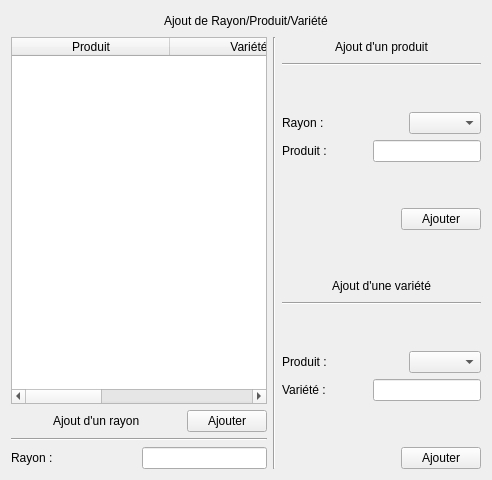
      <widget class="QWidget" name="tabAjout">
       <attribute name="title">
        <string>Ajout Produit</string>
       </attribute>
       <layout class="QVBoxLayout" name="verticalLayout_5">
        <item>
         <layout class="QHBoxLayout" name="horizontalLayout_6">
          <item>
           <spacer name="horizontalSpacer_16">
            <property name="orientation">
             <enum>Qt::Horizontal</enum>
            </property>
            <property name="sizeHint" stdset="0">
             <size>
              <width>40</width>
              <height>20</height>
             </size>
            </property>
           </spacer>
          </item>
          <item>
           <widget class="QLabel" name="label_23">
            <property name="text">
             <string>Ajout de Rayon/Produit/Variété</string>
            </property>
           </widget>
          </item>
          <item>
           <spacer name="horizontalSpacer_17">
            <property name="orientation">
             <enum>Qt::Horizontal</enum>
            </property>
            <property name="sizeHint" stdset="0">
             <size>
              <width>40</width>
              <height>20</height>
             </size>
            </property>
           </spacer>
          </item>
         </layout>
        </item>
        <item>
         <layout class="QHBoxLayout" name="horizontalLayout_22">
          <item>
           <layout class="QVBoxLayout" name="verticalLayout_2">
            <item>
             <widget class="QTableWidget" name="tableWidgetProduit">
              <property name="alternatingRowColors">
               <bool>true</bool>
              </property>
              <attribute name="horizontalHeaderCascadingSectionResizes">
               <bool>false</bool>
              </attribute>
              <attribute name="horizontalHeaderDefaultSectionSize">
               <number>158</number>
              </attribute>
              <attribute name="horizontalHeaderShowSortIndicator" stdset="0">
               <bool>false</bool>
              </attribute>
              <attribute name="horizontalHeaderStretchLastSection">
               <bool>true</bool>
              </attribute>
              <column>
               <property name="text">
                <string>Produit</string>
               </property>
              </column>
              <column>
               <property name="text">
                <string>Variété</string>
               </property>
              </column>
              <column>
               <property name="text">
                <string>Rayon</string>
               </property>
              </column>
             </widget>
            </item>
            <item>
             <layout class="QHBoxLayout" name="horizontalLayout_5">
              <item>
               <spacer name="horizontalSpacer_8">
                <property name="orientation">
                 <enum>Qt::Horizontal</enum>
                </property>
                <property name="sizeHint" stdset="0">
                 <size>
                  <width>40</width>
                  <height>20</height>
                 </size>
                </property>
               </spacer>
              </item>
              <item>
               <widget class="QLabel" name="label_3">
                <property name="text">
                 <string>Ajout d'un rayon</string>
                </property>
               </widget>
              </item>
              <item>
               <spacer name="horizontalSpacer_9">
                <property name="orientation">
                 <enum>Qt::Horizontal</enum>
                </property>
                <property name="sizeHint" stdset="0">
                 <size>
                  <width>40</width>
                  <height>20</height>
                 </size>
                </property>
               </spacer>
              </item>
              <item>
               <widget class="QPushButton" name="pushButtonAjoutRayon">
                <property name="text">
                 <string>Ajouter</string>
                </property>
               </widget>
              </item>
             </layout>
            </item>
            <item>
             <widget class="Line" name="line_4">
              <property name="orientation">
               <enum>Qt::Horizontal</enum>
              </property>
             </widget>
            </item>
            <item>
             <layout class="QHBoxLayout" name="horizontalLayout_12">
              <item>
               <layout class="QHBoxLayout" name="horizontalLayout_11">
                <item>
                 <widget class="QLabel" name="label_8">
                  <property name="text">
                   <string>Rayon :</string>
                  </property>
                 </widget>
                </item>
                <item>
                 <spacer name="horizontalSpacer_14">
                  <property name="orientation">
                   <enum>Qt::Horizontal</enum>
                  </property>
                  <property name="sizeHint" stdset="0">
                   <size>
                    <width>40</width>
                    <height>20</height>
                   </size>
                  </property>
                 </spacer>
                </item>
               </layout>
              </item>
              <item>
               <widget class="QLineEdit" name="lineEditAjoutRayon"/>
              </item>
             </layout>
            </item>
           </layout>
          </item>
          <item>
           <widget class="Line" name="line_3">
            <property name="orientation">
             <enum>Qt::Vertical</enum>
            </property>
           </widget>
          </item>
          <item>
           <layout class="QVBoxLayout" name="verticalLayout">
            <item>
             <layout class="QHBoxLayout" name="horizontalLayout_2">
              <item>
               <spacer name="horizontalSpacer_4">
                <property name="orientation">
                 <enum>Qt::Horizontal</enum>
                </property>
                <property name="sizeHint" stdset="0">
                 <size>
                  <width>40</width>
                  <height>20</height>
                 </size>
                </property>
               </spacer>
              </item>
              <item>
               <widget class="QLabel" name="label">
                <property name="text">
                 <string>Ajout d'un produit</string>
                </property>
               </widget>
              </item>
              <item>
               <spacer name="horizontalSpacer_5">
                <property name="orientation">
                 <enum>Qt::Horizontal</enum>
                </property>
                <property name="sizeHint" stdset="0">
                 <size>
                  <width>40</width>
                  <height>20</height>
                 </size>
                </property>
               </spacer>
              </item>
             </layout>
            </item>
            <item>
             <widget class="Line" name="line">
              <property name="orientation">
               <enum>Qt::Horizontal</enum>
              </property>
             </widget>
            </item>
            <item>
             <spacer name="verticalSpacer_3">
              <property name="orientation">
               <enum>Qt::Vertical</enum>
              </property>
              <property name="sizeHint" stdset="0">
               <size>
                <width>20</width>
                <height>40</height>
               </size>
              </property>
             </spacer>
            </item>
            <item>
             <layout class="QHBoxLayout" name="horizontalLayout_7">
              <item>
               <widget class="QLabel" name="label_4">
                <property name="text">
                 <string>Rayon :</string>
                </property>
               </widget>
              </item>
              <item>
               <spacer name="horizontalSpacer_11">
                <property name="orientation">
                 <enum>Qt::Horizontal</enum>
                </property>
                <property name="sizeHint" stdset="0">
                 <size>
                  <width>40</width>
                  <height>20</height>
                 </size>
                </property>
               </spacer>
              </item>
              <item>
               <widget class="QComboBox" name="comboBoxDisplayRayon"/>
              </item>
             </layout>
            </item>
            <item>
             <layout class="QHBoxLayout" name="horizontalLayout_8">
              <item>
               <widget class="QLabel" name="label_5">
                <property name="text">
                 <string>Produit :</string>
                </property>
               </widget>
              </item>
              <item>
               <spacer name="horizontalSpacer_10">
                <property name="orientation">
                 <enum>Qt::Horizontal</enum>
                </property>
                <property name="sizeHint" stdset="0">
                 <size>
                  <width>40</width>
                  <height>20</height>
                 </size>
                </property>
               </spacer>
              </item>
              <item>
               <widget class="QLineEdit" name="lineEditAjoutProduit"/>
              </item>
             </layout>
            </item>
            <item>
             <spacer name="verticalSpacer_2">
              <property name="orientation">
               <enum>Qt::Vertical</enum>
              </property>
              <property name="sizeHint" stdset="0">
               <size>
                <width>20</width>
                <height>40</height>
               </size>
              </property>
             </spacer>
            </item>
            <item>
             <layout class="QHBoxLayout" name="horizontalLayout">
              <item>
               <spacer name="horizontalSpacer">
                <property name="orientation">
                 <enum>Qt::Horizontal</enum>
                </property>
                <property name="sizeHint" stdset="0">
                 <size>
                  <width>40</width>
                  <height>20</height>
                 </size>
                </property>
               </spacer>
              </item>
              <item>
               <widget class="QPushButton" name="pushButtonAjoutProduit">
                <property name="text">
                 <string>Ajouter</string>
                </property>
               </widget>
              </item>
             </layout>
            </item>
            <item>
             <spacer name="verticalSpacer_7">
              <property name="orientation">
               <enum>Qt::Vertical</enum>
              </property>
              <property name="sizeHint" stdset="0">
               <size>
                <width>20</width>
                <height>40</height>
               </size>
              </property>
             </spacer>
            </item>
            <item>
             <layout class="QHBoxLayout" name="horizontalLayout_3">
              <item>
               <spacer name="horizontalSpacer_6">
                <property name="orientation">
                 <enum>Qt::Horizontal</enum>
                </property>
                <property name="sizeHint" stdset="0">
                 <size>
                  <width>40</width>
                  <height>20</height>
                 </size>
                </property>
               </spacer>
              </item>
              <item>
               <widget class="QLabel" name="label_2">
                <property name="text">
                 <string>Ajout d'une variété</string>
                </property>
               </widget>
              </item>
              <item>
               <spacer name="horizontalSpacer_7">
                <property name="orientation">
                 <enum>Qt::Horizontal</enum>
                </property>
                <property name="sizeHint" stdset="0">
                 <size>
                  <width>40</width>
                  <height>20</height>
                 </size>
                </property>
               </spacer>
              </item>
             </layout>
            </item>
            <item>
             <widget class="Line" name="line_2">
              <property name="orientation">
               <enum>Qt::Horizontal</enum>
              </property>
             </widget>
            </item>
            <item>
             <spacer name="verticalSpacer_4">
              <property name="orientation">
               <enum>Qt::Vertical</enum>
              </property>
              <property name="sizeHint" stdset="0">
               <size>
                <width>20</width>
                <height>40</height>
               </size>
              </property>
             </spacer>
            </item>
            <item>
             <layout class="QHBoxLayout" name="horizontalLayout_9">
              <item>
               <widget class="QLabel" name="label_6">
                <property name="text">
                 <string>Produit :</string>
                </property>
               </widget>
              </item>
              <item>
               <spacer name="horizontalSpacer_12">
                <property name="orientation">
                 <enum>Qt::Horizontal</enum>
                </property>
                <property name="sizeHint" stdset="0">
                 <size>
                  <width>40</width>
                  <height>20</height>
                 </size>
                </property>
               </spacer>
              </item>
              <item>
               <widget class="QComboBox" name="comboBoxDisplayProduit"/>
              </item>
             </layout>
            </item>
            <item>
             <layout class="QHBoxLayout" name="horizontalLayout_10">
              <item>
               <widget class="QLabel" name="label_7">
                <property name="text">
                 <string>Variété :</string>
                </property>
               </widget>
              </item>
              <item>
               <spacer name="horizontalSpacer_13">
                <property name="orientation">
                 <enum>Qt::Horizontal</enum>
                </property>
                <property name="sizeHint" stdset="0">
                 <size>
                  <width>40</width>
                  <height>20</height>
                 </size>
                </property>
               </spacer>
              </item>
              <item>
               <widget class="QLineEdit" name="lineEditAjoutVariete"/>
              </item>
             </layout>
            </item>
            <item>
             <spacer name="verticalSpacer_5">
              <property name="orientation">
               <enum>Qt::Vertical</enum>
              </property>
              <property name="sizeHint" stdset="0">
               <size>
                <width>20</width>
                <height>40</height>
               </size>
              </property>
             </spacer>
            </item>
            <item>
             <layout class="QHBoxLayout" name="horizontalLayout_4">
              <item>
               <spacer name="horizontalSpacer_2">
                <property name="orientation">
                 <enum>Qt::Horizontal</enum>
                </property>
                <property name="sizeHint" stdset="0">
                 <size>
                  <width>40</width>
                  <height>20</height>
                 </size>
                </property>
               </spacer>
              </item>
              <item>
               <widget class="QPushButton" name="pushButtonAjoutVariete">
                <property name="text">
                 <string>Ajouter</string>
                </property>
               </widget>
              </item>
             </layout>
            </item>
           </layout>
          </item>
         </layout>
        </item>
       </layout>
      </widget>
